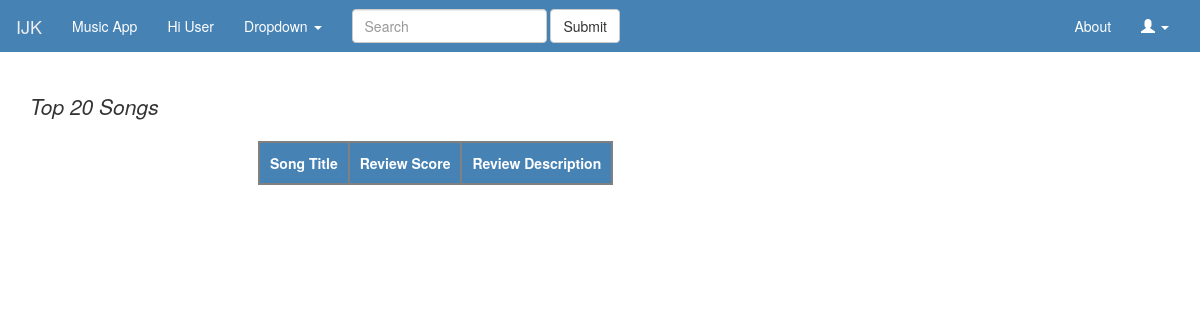
The app's page /top20.php, older data.
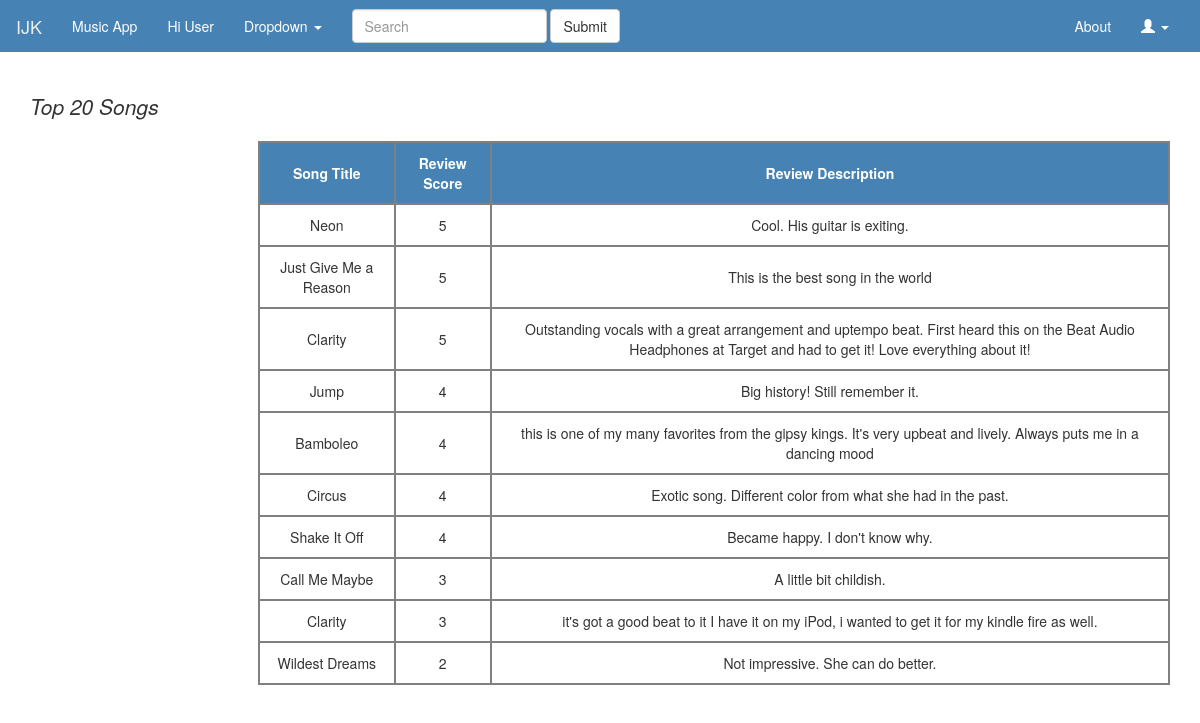
The same page, newer data.
### tables this page shows
CREATE TABLE IF NOT EXISTS `Song` (
  `song_id` int(10) NOT NULL,
  `title` varchar(64) NOT NULL,
  `duration` int(8) NOT NULL,
  `language` varchar(16) NOT NULL,
  `genre_id` int(10) NOT NULL,
  `lyrics_id` int(10) NOT NULL,
  `audio_id` int(10) NOT NULL,
  `video_id` int(10) NOT NULL
);

### top20.php (the view, shortened to what this page needs)
<!DOCTYPE html>
<html lang="en-US">
<head>
<link href="bootstrap/css/bootstrap.min.css" rel="stylesheet">
<link href="MusicApp.css" rel="stylesheet">
</head>
<body>
	<nav class="navbar navbar-custom">
		<div class="container-fluid">
			<div class="navbar-header">
				<a class="navbar-brand" href="#">IJK</a>
			</div>
			<div class="collapse navbar-collapse"
				id="bs-example-navbar-collapse-1">
				<ul class="nav navbar-nav">
					<li class="active"><a href="#">Music App <span class="sr-only">(current)</span></a></li>
					<li><a href="#">Hi User</a></li>
					<li class="dropdown"><a href="#" class="dropdown-toggle"
						data-toggle="dropdown" role="button" aria-haspopup="true"
						aria-expanded="false">Dropdown <span class="caret"></span></a>
						</li>
				</ul>
				<form class="navbar-form navbar-left" role="search">
					<div class="form-group">
						<input type="text" class="form-control" placeholder="Search">
					</div>
					<button type="submit" class="btn btn-default">Submit</button>
				</form>
				<ul class="nav navbar-nav navbar-right">
					<li><a href="#">About</a></li>
					<li class="dropdown"><a href="#" class="dropdown-toggle"
						data-toggle="dropdown" role="button" aria-haspopup="true"
						aria-expanded="false"><span class="glyphicon glyphicon-user"
							aria-hidden="true"></span> <span class="caret"></span></a>
						</li>
				</ul>
			</div>
		</div>
	</nav>
	<div class="container">
		<h3>
			<p class="lead">
				<I>Top 20 Songs</I>
			</p>
		</h3>
		<p>
        <?php
								include ('include/dbConnect.php');
								$query = "SELECT Song.song_id, Song.title, Review.score, Review.description  FROM Song, Review
							WHERE Review.song_id =  Song.song_id
							GROUP BY Song.title, Review.score
							ORDER BY 3 DESC LIMIT 20";
								print "<table>\n";
								$data = $con->query ( $query );
								$data->setFetchMode ( PDO::FETCH_ASSOC );
								$doHeader = true;
									if ($doHeader) {
										echo "<table>";
										echo "<tr><th>Song Title</th><th>Review Score</th><th>Review Description</th></tr>";
										foreach ( $data as $row ) {
											echo "<tr>";
											echo "<td>" . $row ['title'] . "</td>";
											echo "<td>" . $row ['score'] . "</td>";
											echo "<td>" . $row ['description'] . "</td>";
											echo "</tr>\n";
										}
										echo "</table>";
									} else {
										echo "<p> Error</p>";
									}
								?>
    </p>
	</div>
</body>
</html>

Row changes from the older to the newer data that the page shows:
now on this page (row edited): song: title "Neon", score "5", description "Cool. His guitar is exiting."
now on this page (row edited): song: title "Just Give Me a Reason", score "5", description "This is the best song in the world"
now on this page (row edited): song: title "Clarity", score "5", description "Outstanding vocals with a great arrangement and uptempo beat. First heard this on the Beat Audio Headphones at Target and had to get it! Love everything about it!", score "3", description "it's got a good beat to it I have it on my iPod, i wanted to get it for my kindle fire as well."
now on this page (row edited): song: title "Jump", score "4", description "Big history! Still remember it."
now on this page (row edited): song: title "Bamboleo", score "4", description "this is one of my many favorites from the gipsy kings. It's very upbeat and lively. Always puts me in a dancing mood"
now on this page (row edited): song: title "Circus", score "4", description "Exotic song. Different color from what she had in the past."
now on this page (row edited): song: title "Shake It Off", score "4", description "Became happy. I don't know why."
now on this page (row edited): song: title "Call Me Maybe", score "3", description "A little bit childish."
now on this page (row edited): song: title "Wildest Dreams", score "2", description "Not impressive. She can do better."
